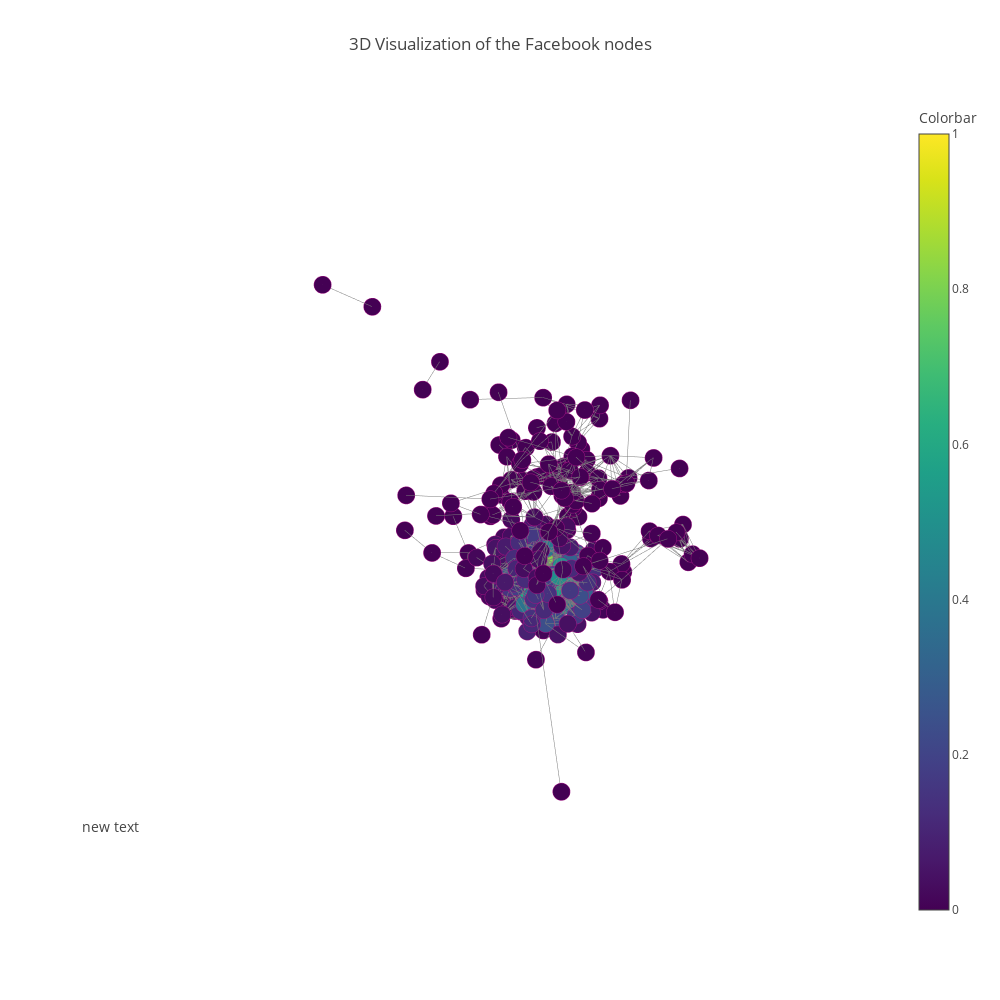

Notebook code for this chart:
### Code cell
# In[26]:

from plotly.graph_objs import *


trace1=Scatter3d(x=Xe,
               y=Ye,
               z=Ze,
               mode='lines',
               line=Line(color='rgb(125,125,125)', width=1),
               hoverinfo='none'
               )

trace2=Scatter3d(x=Xn,
               y=Yn,
               z=Zn,
               mode='markers',
               name='actors',
               marker=Marker(symbol='circle',
                             color=eigen,
                             size=6,colorbar=ColorBar(
                title='Colorbar'
            ),
                             colorscale='Viridis',
                             line=Line(color='rgb(158,18,130)', width=0.5)
                             ),
               text=labels,
               hoverinfo='text'
               )

axis=dict(showbackground=False,
          showline=False,
          zeroline=False,
          showgrid=False,
          showticklabels=False,
          title=''
          )

layout = Layout(
         title="3D Visualization of the Facebook nodes",
         width=1000,
         height=1000,
         showlegend=False,
         scene=Scene(
         xaxis=XAxis(axis),
         yaxis=YAxis(axis),
         zaxis=ZAxis(axis),
        ),
     margin=Margin(
        t=100
    ),
    hovermode='closest',
    annotations=Annotations([
           Annotation(
           showarrow=False,
            xref='paper',
            yref='paper',
            x=0,
            y=0.1,
            xanchor='left',
            yanchor='bottom',
            font=Font(
            size=14
            )
            )
        ]),    )

data=Data([trace1, trace2])
import plotly.graph_objs as go
fig=go.Figure(data=data, layout=layout)
#py.iplot(fig)
fig.show()

### Figure 1 — Plotly figure (JSON) as saved in the notebook; plotly's stock layout.template omitted (floating-point values rounded to 4 significant figures; data arrays with more than 128 entries replaced by an {"elided": "..."} marker saying what was removed)
{"data": [{"hoverinfo": "none", "line": {"color": "rgb(125,125,125)", "width": 1}, "mode": "lines", "type": "scatter3d", "x": {"elided": "7557 float values"}, "y": {"elided": "7557 float values"}, "z": {"elided": "7557 float values"}}, {"hoverinfo": "text", "marker": {"color": {"elided": "333 float values"}, "colorbar": {"title": {"text": "Colorbar"}}, "colorscale": "Viridis", "line": {"color": "rgb(158,18,130)", "width": 0.5}, "size": 6, "symbol": "circle"}, "mode": "markers", "name": "actors", "text": {"elided": "333 str values"}, "type": "scatter3d", "x": {"elided": "333 float values"}, "y": {"elided": "333 float values"}, "z": {"elided": "333 float values"}}], "layout": {"annotations": [{"font": {"size": 14}, "showarrow": false, "x": 0, "xanchor": "left", "xref": "paper", "y": 0.1, "yanchor": "bottom", "yref": "paper"}], "height": 1000, "hovermode": "closest", "margin": {"t": 100}, "scene": {"xaxis": {"showbackground": false, "showgrid": false, "showline": false, "showticklabels": false, "title": {"text": ""}, "zeroline": false}, "yaxis": {"showbackground": false, "showgrid": false, "showline": false, "showticklabels": false, "title": {"text": ""}, "zeroline": false}, "zaxis": {"showbackground": false, "showgrid": false, "showline": false, "showticklabels": false, "title": {"text": ""}, "zeroline": false}}, "showlegend": false, "title": {"text": "3D Visualization of the Facebook nodes"}, "width": 1000}}
